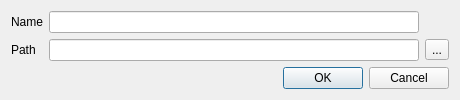
<?xml version="1.0" encoding="UTF-8"?>
<ui version="4.0">
 <class>UmaDial</class>
 <widget class="QDialog" name="UmaDial">
  <property name="windowModality">
   <enum>Qt::WindowModal</enum>
  </property>
  <property name="geometry">
   <rect>
    <x>0</x>
    <y>0</y>
    <width>460</width>
    <height>98</height>
   </rect>
  </property>
  <property name="windowTitle">
   <string>Favorite</string>
  </property>
  <property name="windowIcon">
   <iconset>
    <normaloff>:/images/logo.png</normaloff>:/images/logo.png</iconset>
  </property>
  <layout class="QVBoxLayout" name="verticalLayout">
   <item>
    <layout class="QGridLayout" name="gridLayout">
     <item row="0" column="0">
      <widget class="QLabel" name="label">
       <property name="toolTip">
        <string>Name shown in the Favorites menu</string>
       </property>
       <property name="text">
        <string>Name</string>
       </property>
      </widget>
     </item>
     <item row="0" column="1">
      <widget class="QLineEdit" name="namele">
       <property name="toolTip">
        <string>Name shown in the Favorites menu</string>
       </property>
      </widget>
     </item>
     <item row="1" column="0">
      <widget class="QLabel" name="label_2">
       <property name="toolTip">
        <string>File it opens</string>
       </property>
       <property name="text">
        <string>Path</string>
       </property>
      </widget>
     </item>
     <item row="1" column="1">
      <widget class="QLineEdit" name="pathle">
       <property name="toolTip">
        <string>File it opens</string>
       </property>
       <property name="readOnly">
        <bool>true</bool>
       </property>
      </widget>
     </item>
     <item row="1" column="2">
      <widget class="QToolButton" name="umasptb">
       <property name="toolTip">
        <string>Pick the file</string>
       </property>
       <property name="text">
        <string>...</string>
       </property>
       <property name="icon">
        <iconset resource="../xpeccy.qrc">
         <normaloff>:/images/fileopen.png</normaloff>:/images/fileopen.png</iconset>
       </property>
      </widget>
     </item>
    </layout>
   </item>
   <item>
    <layout class="QHBoxLayout" name="horizontalLayout">
     <item>
      <spacer name="horizontalSpacer">
       <property name="orientation">
        <enum>Qt::Horizontal</enum>
       </property>
       <property name="sizeHint" stdset="0">
        <size>
         <width>40</width>
         <height>20</height>
        </size>
       </property>
      </spacer>
     </item>
     <item>
      <widget class="QPushButton" name="umaok">
       <property name="text">
        <string>OK</string>
       </property>
       <property name="icon">
        <iconset resource="../xpeccy.qrc">
         <normaloff>:/images/ok-apply.png</normaloff>:/images/ok-apply.png</iconset>
       </property>
      </widget>
     </item>
     <item>
      <widget class="QPushButton" name="umacn">
       <property name="text">
        <string>Cancel</string>
       </property>
       <property name="icon">
        <iconset resource="../xpeccy.qrc">
         <normaloff>:/images/cancel.png</normaloff>:/images/cancel.png</iconset>
       </property>
      </widget>
     </item>
    </layout>
   </item>
  </layout>
 </widget>
 <resources>
  <include location="../xpeccy.qrc"/>
 </resources>
 <connections/>
</ui>
